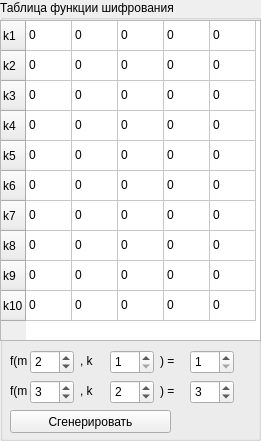
     <widget class="QGroupBox" name="tableOfFunctionGroupBox_Rect">
      <property name="geometry">
       <rect>
        <x>10</x>
        <y>0</y>
        <width>261</width>
        <height>441</height>
       </rect>
      </property>
      <property name="title">
       <string>Таблица функции шифрования</string>
      </property>
      <property name="flat">
       <bool>false</bool>
      </property>
      <property name="checkable">
       <bool>false</bool>
      </property>
      <widget class="QTableWidget" name="tableOfFunction_Rect">
       <property name="geometry">
        <rect>
         <x>0</x>
         <y>20</y>
         <width>261</width>
         <height>321</height>
        </rect>
       </property>
       <property name="gridStyle">
        <enum>Qt::SolidLine</enum>
       </property>
       <property name="cornerButtonEnabled">
        <bool>true</bool>
       </property>
       <attribute name="horizontalHeaderVisible">
        <bool>false</bool>
       </attribute>
       <attribute name="horizontalHeaderCascadingSectionResizes">
        <bool>false</bool>
       </attribute>
       <attribute name="horizontalHeaderDefaultSectionSize">
        <number>46</number>
       </attribute>
       <attribute name="horizontalHeaderHighlightSections">
        <bool>true</bool>
       </attribute>
       <attribute name="horizontalHeaderMinimumSectionSize">
        <number>30</number>
       </attribute>
       <attribute name="horizontalHeaderShowSortIndicator" stdset="0">
        <bool>true</bool>
       </attribute>
       <row>
        <property name="text">
         <string>k1</string>
        </property>
       </row>
       <row>
        <property name="text">
         <string>k2</string>
        </property>
       </row>
       <row>
        <property name="text">
         <string>k3</string>
        </property>
       </row>
       <row>
        <property name="text">
         <string>k4</string>
        </property>
       </row>
       <row>
        <property name="text">
         <string>k5</string>
        </property>
       </row>
       <row>
        <property name="text">
         <string>k6</string>
        </property>
       </row>
       <row>
        <property name="text">
         <string>k7</string>
        </property>
       </row>
       <row>
        <property name="text">
         <string>k8</string>
        </property>
       </row>
       <row>
        <property name="text">
         <string>k9</string>
        </property>
       </row>
       <row>
        <property name="text">
         <string>k10</string>
        </property>
       </row>
       <column>
        <property name="text">
         <string>m1</string>
        </property>
       </column>
       <column>
        <property name="text">
         <string>m2</string>
        </property>
       </column>
       <column>
        <property name="text">
         <string>m3</string>
        </property>
       </column>
       <column>
        <property name="text">
         <string>m4</string>
        </property>
       </column>
       <column>
        <property name="text">
         <string>m5</string>
        </property>
       </column>
       <item row="0" column="0">
        <property name="text">
         <string>0</string>
        </property>
       </item>
       <item row="0" column="1">
        <property name="text">
         <string>0</string>
        </property>
       </item>
       <item row="0" column="2">
        <property name="text">
         <string>0</string>
        </property>
       </item>
       <item row="0" column="3">
        <property name="text">
         <string>0</string>
        </property>
       </item>
       <item row="0" column="4">
        <property name="text">
         <string>0</string>
        </property>
       </item>
       <item row="1" column="0">
        <property name="text">
         <string>0</string>
        </property>
       </item>
       <item row="1" column="1">
        <property name="text">
         <string>0</string>
        </property>
       </item>
       <item row="1" column="2">
        <property name="text">
         <string>0</string>
        </property>
       </item>
       <item row="1" column="3">
        <property name="text">
         <string>0</string>
        </property>
       </item>
       <item row="1" column="4">
        <property name="text">
         <string>0</string>
        </property>
       </item>
       <item row="2" column="0">
        <property name="text">
         <string>0</string>
        </property>
       </item>
       <item row="2" column="1">
        <property name="text">
         <string>0</string>
        </property>
       </item>
       <item row="2" column="2">
        <property name="text">
         <string>0</string>
        </property>
       </item>
       <item row="2" column="3">
        <property name="text">
         <string>0</string>
        </property>
       </item>
       <item row="2" column="4">
        <property name="text">
         <string>0</string>
        </property>
       </item>
       <item row="3" column="0">
        <property name="text">
         <string>0</string>
        </property>
       </item>
       <item row="3" column="1">
        <property name="text">
         <string>0</string>
        </property>
       </item>
       <item row="3" column="2">
        <property name="text">
         <string>0</string>
        </property>
       </item>
       <item row="3" column="3">
        <property name="text">
         <string>0</string>
        </property>
       </item>
       <item row="3" column="4">
        <property name="text">
         <string>0</string>
        </property>
       </item>
       <item row="4" column="0">
        <property name="text">
         <string>0</string>
        </property>
       </item>
       <item row="4" column="1">
        <property name="text">
         <string>0</string>
        </property>
       </item>
       <item row="4" column="2">
        <property name="text">
         <string>0</string>
        </property>
       </item>
       <item row="4" column="3">
        <property name="text">
         <string>0</string>
        </property>
       </item>
       <item row="4" column="4">
        <property name="text">
         <string>0</string>
        </property>
       </item>
       <item row="5" column="0">
        <property name="text">
         <string>0</string>
        </property>
       </item>
       <item row="5" column="1">
        <property name="text">
         <string>0</string>
        </property>
       </item>
       <item row="5" column="2">
        <property name="text">
         <string>0</string>
        </property>
       </item>
       <item row="5" column="3">
        <property name="text">
         <string>0</string>
        </property>
       </item>
       <item row="5" column="4">
        <property name="text">
         <string>0</string>
        </property>
       </item>
       <item row="6" column="0">
        <property name="text">
         <string>0</string>
        </property>
       </item>
       <item row="6" column="1">
        <property name="text">
         <string>0</string>
        </property>
       </item>
       <item row="6" column="2">
        <property name="text">
         <string>0</string>
        </property>
       </item>
       <item row="6" column="3">
        <property name="text">
         <string>0</string>
        </property>
       </item>
       <item row="6" column="4">
        <property name="text">
         <string>0</string>
        </property>
       </item>
       <item row="7" column="0">
        <property name="text">
         <string>0</string>
        </property>
       </item>
       <item row="7" column="1">
        <property name="text">
         <string>0</string>
        </property>
       </item>
       <item row="7" column="2">
        <property name="text">
         <string>0</string>
        </property>
       </item>
       <item row="7" column="3">
        <property name="text">
         <string>0</string>
        </property>
       </item>
       <item row="7" column="4">
        <property name="text">
         <string>0</string>
        </property>
       </item>
       <item row="8" column="0">
        <property name="text">
         <string>0</string>
        </property>
       </item>
       <item row="8" column="1">
        <property name="text">
         <string>0</string>
        </property>
       </item>
       <item row="8" column="2">
        <property name="text">
         <string>0</string>
        </property>
       </item>
       <item row="8" column="3">
        <property name="text">
         <string>0</string>
        </property>
       </item>
       <item row="8" column="4">
        <property name="text">
         <string>0</string>
        </property>
       </item>
       <item row="9" column="0">
        <property name="text">
         <string>0</string>
        </property>
       </item>
       <item row="9" column="1">
        <property name="text">
         <string>0</string>
        </property>
       </item>
       <item row="9" column="2">
        <property name="text">
         <string>0</string>
        </property>
       </item>
       <item row="9" column="3">
        <property name="text">
         <string>0</string>
        </property>
       </item>
       <item row="9" column="4">
        <property name="text">
         <string>0</string>
        </property>
       </item>
      </widget>
      <widget class="QPushButton" name="generateTableOfFunctionButton_Rect">
       <property name="geometry">
        <rect>
         <x>10</x>
         <y>410</y>
         <width>161</width>
         <height>23</height>
        </rect>
       </property>
       <property name="text">
        <string>Сгенерировать</string>
       </property>
      </widget>
      <widget class="QLabel" name="label_7">
       <property name="geometry">
        <rect>
         <x>10</x>
         <y>350</y>
         <width>41</width>
         <height>21</height>
        </rect>
       </property>
       <property name="text">
        <string>f(m</string>
       </property>
      </widget>
      <widget class="QSpinBox" name="numberOfColumnToBeConstant1_Rect">
       <property name="geometry">
        <rect>
         <x>30</x>
         <y>350</y>
         <width>44</width>
         <height>24</height>
        </rect>
       </property>
       <property name="minimum">
        <number>1</number>
       </property>
       <property name="maximum">
        <number>9</number>
       </property>
       <property name="value">
        <number>2</number>
       </property>
      </widget>
      <widget class="QLabel" name="label_15">
       <property name="geometry">
        <rect>
         <x>80</x>
         <y>350</y>
         <width>41</width>
         <height>21</height>
        </rect>
       </property>
       <property name="text">
        <string>, k</string>
       </property>
      </widget>
      <widget class="QSpinBox" name="numberOfRowToBeConstant1_Rect">
       <property name="geometry">
        <rect>
         <x>110</x>
         <y>350</y>
         <width>44</width>
         <height>24</height>
        </rect>
       </property>
       <property name="minimum">
        <number>1</number>
       </property>
       <property name="maximum">
        <number>9</number>
       </property>
      </widget>
      <widget class="QLabel" name="label_16">
       <property name="geometry">
        <rect>
         <x>160</x>
         <y>350</y>
         <width>31</width>
         <height>21</height>
        </rect>
       </property>
       <property name="text">
        <string>) =</string>
       </property>
      </widget>
      <widget class="QSpinBox" name="valueToBeConstant1_Rect">
       <property name="geometry">
        <rect>
         <x>190</x>
         <y>350</y>
         <width>44</width>
         <height>24</height>
        </rect>
       </property>
       <property name="minimum">
        <number>1</number>
       </property>
       <property name="maximum">
        <number>9</number>
       </property>
      </widget>
      <widget class="QLabel" name="label_17">
       <property name="geometry">
        <rect>
         <x>160</x>
         <y>380</y>
         <width>31</width>
         <height>21</height>
        </rect>
       </property>
       <property name="text">
        <string>) =</string>
       </property>
      </widget>
      <widget class="QLabel" name="label_18">
       <property name="geometry">
        <rect>
         <x>10</x>
         <y>380</y>
         <width>41</width>
         <height>21</height>
        </rect>
       </property>
       <property name="text">
        <string>f(m</string>
       </property>
      </widget>
      <widget class="QSpinBox" name="numberOfColumnToBeConstant2_Rect">
       <property name="geometry">
        <rect>
         <x>30</x>
         <y>380</y>
         <width>44</width>
         <height>24</height>
        </rect>
       </property>
       <property name="minimum">
        <number>1</number>
       </property>
       <property name="maximum">
        <number>9</number>
       </property>
       <property name="value">
        <number>3</number>
       </property>
      </widget>
      <widget class="QSpinBox" name="numberOfRowToBeConstant2_Rect">
       <property name="geometry">
        <rect>
         <x>110</x>
         <y>380</y>
         <width>44</width>
         <height>24</height>
        </rect>
       </property>
       <property name="minimum">
        <number>1</number>
       </property>
       <property name="maximum">
        <number>9</number>
       </property>
       <property name="value">
        <number>2</number>
       </property>
      </widget>
      <widget class="QSpinBox" name="valueToBeConstant2_Rect">
       <property name="geometry">
        <rect>
         <x>190</x>
         <y>380</y>
         <width>44</width>
         <height>24</height>
        </rect>
       </property>
       <property name="minimum">
        <number>1</number>
       </property>
       <property name="maximum">
        <number>9</number>
       </property>
       <property name="value">
        <number>3</number>
       </property>
      </widget>
      <widget class="QLabel" name="label_19">
       <property name="geometry">
        <rect>
         <x>80</x>
         <y>380</y>
         <width>41</width>
         <height>21</height>
        </rect>
       </property>
       <property name="text">
        <string>, k</string>
       </property>
      </widget>
     </widget>
